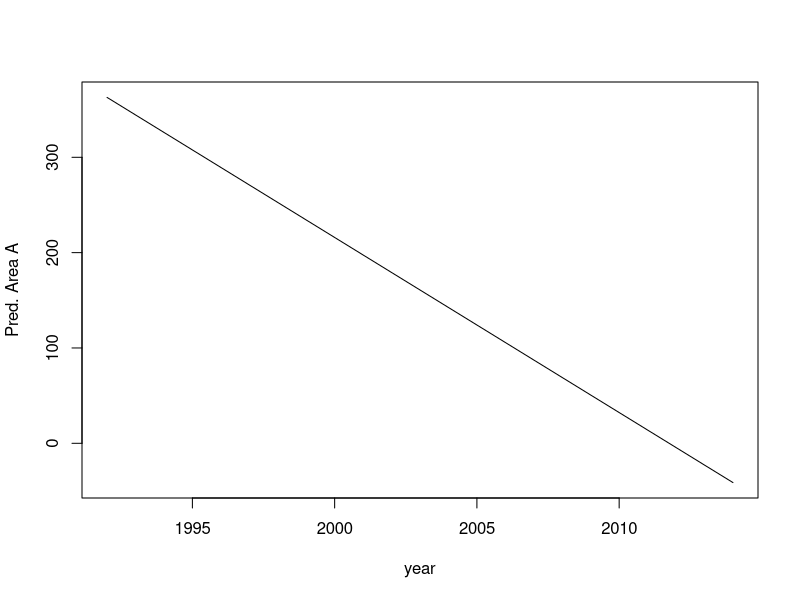
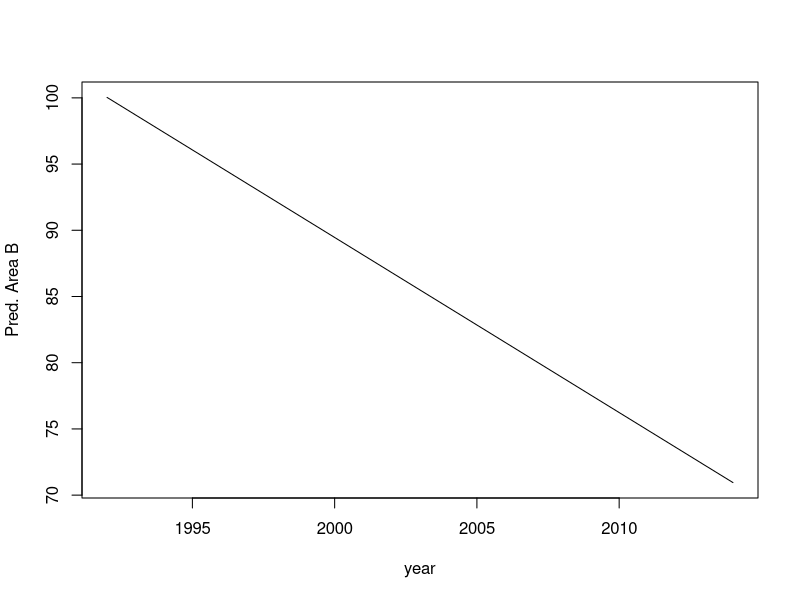
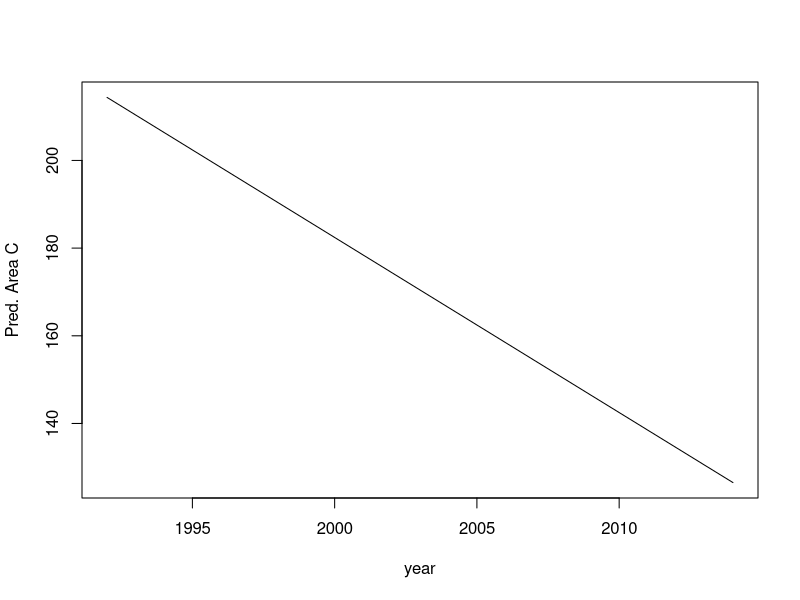

These charts were generated, in order, by the following R code:
## ---- chunk 1
knitr::opts_chunk$set(echo = TRUE)
## ---- chunk 2
BD <- read.csv("beach.csv")
data <- as.data.frame(BD)


#inspect 1st 5 entries
head(BD)
## ---- chunk 3
fit_i <- lm(formula = OpenBeach ~ Year * BeachID, data = data)


betas <- coef(fit_i)
betas

betas[1]
betas[2]
betas[3]
betas[4]
betas[5]
betas[6]
## ---- chunk 4
#Beach A  
BA = betas[1] + betas[2] * 1992
BA

BA = 362.815

#Beach B
BB = betas[1] + betas[2] * 1992 + betas[3]*1 + betas[5] * 1992 * 1
BB

BB = 100.034


#Beach C
BC = betas[1] + betas[2] * 1992 + betas[4]*1 + betas[6] * 1992 * 1
BC

BC = 214.374

### Answer: In 1992 Beach A was predicted to be 362.815ha , Beach B 100.034ha , and Beach C 214.374
## ---- chunk 5
x <- c(1992:2014)

BA2 = betas[1] + betas[2] * x 
BB2 = betas[1] + betas[2] * x + betas[3]*1 + betas[5] * x * 1
BC2 = betas[1] + betas[2] * x + betas[4]*1 + betas[6] * x * 1

BA2
BB2
BC2

BchA <- plot(x = x, y = BA2, type = 'l', xlab = 'year', ylab = 'Pred. Area A')
BchB <- plot(x = x, y = BB2, type = 'l', xlab = 'year', ylab = 'Pred. Area B')
BchC <- plot(x = x, y = BC2, type = 'l', xlab = 'year', ylab = 'Pred. Area C')
## ---- chunk 6
#Beach A  
ROC = betas[1] + betas[2] * 1992
ROC1 = betas[1] + betas[2] * 1993

ROC1-ROC
# -18.36491

#Beach B
ROC2 = betas[1] + betas[2] * 1992 + betas[3]*1 + betas[5] * 1992 * 1
ROC3 = betas[1] + betas[2] * 1993 + betas[3]*1 + betas[5] * 1993 * 1

ROC3-ROC2
# -1.322145

#Beach C
ROC4 = betas[1] + betas[2] * 1992 + betas[4]*1 + betas[6] * 1992 * 1
ROC5 = betas[1] + betas[2] * 1993 + betas[4]*1 + betas[6] * 1993 * 1

ROC5-ROC4
# -3.993592

#####Answer
#Beach A is decreasing at a rate of 18.36ha per year
#Beach B is decreasing at a rate of 1.32ha per year
#Beach C is decreasing at a rate of 3.99ha per year
